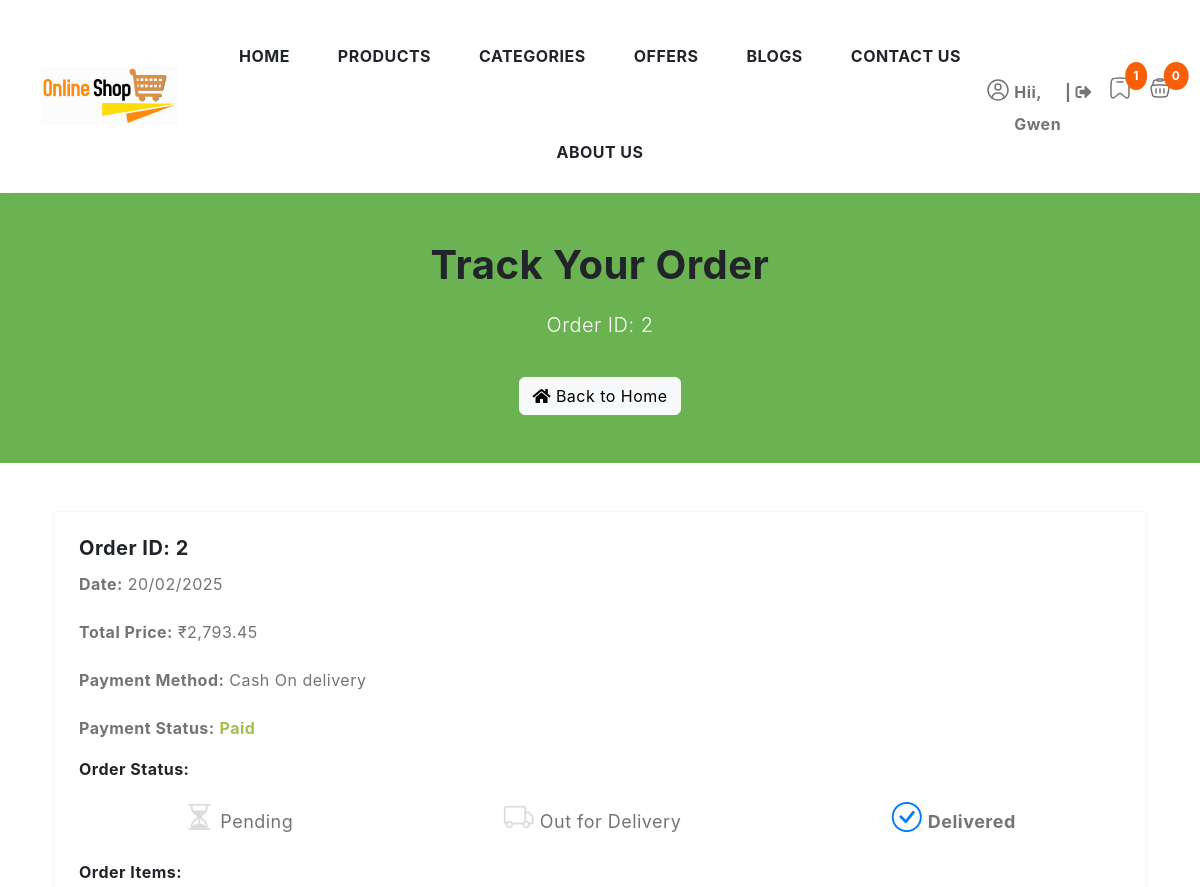
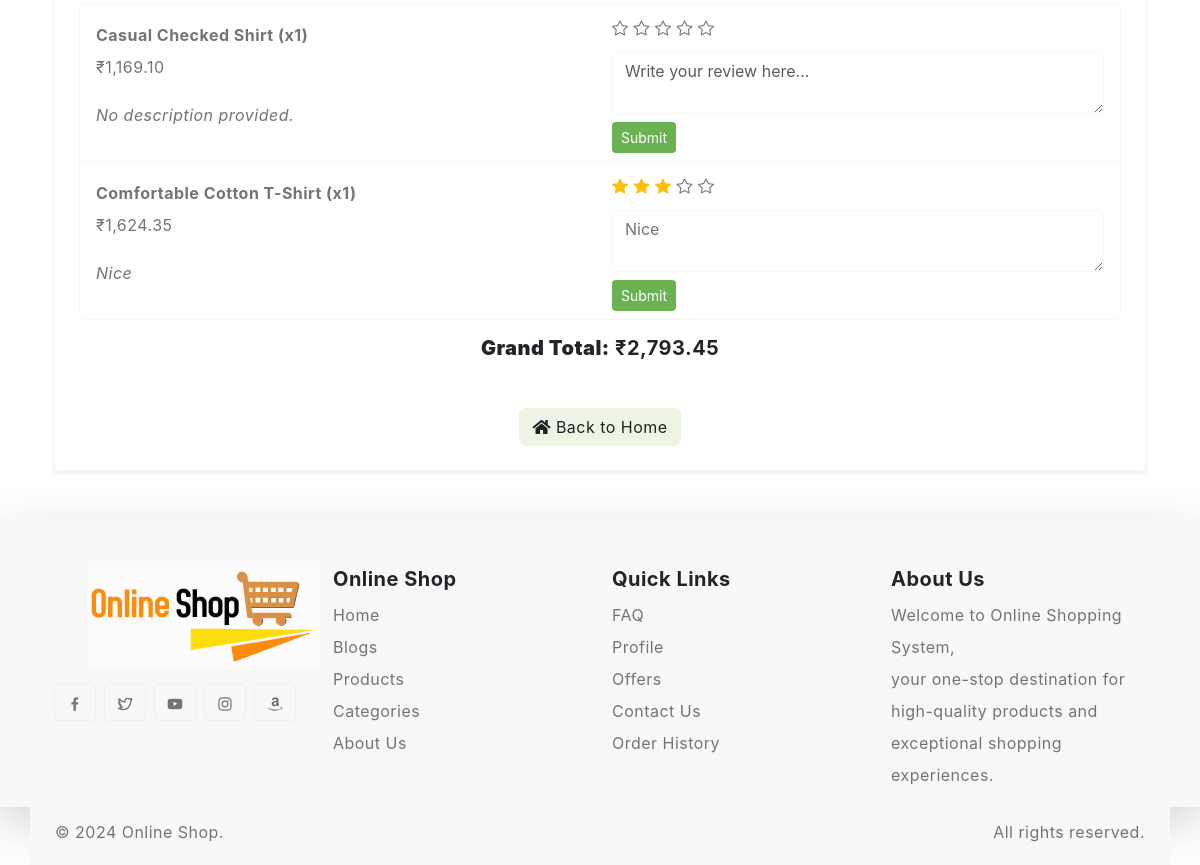
The page /order-track.php?order_id=2 (signed in) on the database its author committed (2 pictures, top to bottom).
### tables this page shows
CREATE TABLE `tbl_orders` (
  `order_id` int(11) NOT NULL,
  `customer_id` int(11) NOT NULL,
  `order_date` datetime DEFAULT current_timestamp(),
  `order_status` text DEFAULT '1',
  `total_price` decimal(10,2) NOT NULL,
  `shipping_address` varchar(255) DEFAULT NULL,
  `payment_method` int(11) DEFAULT 1,
  `payment_status` int(11) DEFAULT 1,
  `created_at` datetime DEFAULT current_timestamp(),
  `updated_at` datetime DEFAULT current_timestamp() ON UPDATE current_timestamp()
);

CREATE TABLE `tbl_order_items` (
  `order_item_id` int(11) NOT NULL,
  `order_id` int(11) NOT NULL,
  `product_id` int(11) NOT NULL,
  `quantity` int(11) NOT NULL,
  `price` decimal(10,2) NOT NULL,
  `created_at` timestamp NOT NULL DEFAULT current_timestamp()
);

CREATE TABLE `tbl_product` (
  `product_id` int(11) NOT NULL,
  `product_name` varchar(255) NOT NULL,
  `product_description` text DEFAULT NULL,
  `product_image` varchar(255) NOT NULL,
  `product_price` decimal(10,2) DEFAULT NULL,
  `product_stock` int(11) DEFAULT 0,
  `product_dis` varchar(255) DEFAULT NULL,
  `product_dis_value` decimal(10,2) DEFAULT NULL,
  `product_status` int(11) DEFAULT 1,
  `category_id` int(11) NOT NULL,
  `created_at` timestamp NOT NULL DEFAULT current_timestamp()
);

### order-track.php (the view, shortened to what this page needs)
<?php
include "config/connection.php";
include("component/header.php");
$customer_id = $_SESSION['customer_id'];
$order = null;
if (isset($_GET['order_id'])) {
    $order_id = mysqli_real_escape_string($conn, $_GET['order_id']);
    $order_query = "SELECT * FROM tbl_orders WHERE order_id = ? AND customer_id = ?";
    $stmt = $conn->prepare($order_query);
    $stmt->bind_param("ii", $order_id, $customer_id);
    $stmt->execute();
    $order_result = $stmt->get_result();
    if ($order_result->num_rows > 0) {
        $order = $order_result->fetch_assoc();
        $order_date = date("d/m/Y", strtotime($order['order_date']));
        $total_price = number_format($order['total_price'], 2);
        $payment_method = $order['payment_method'];
        $payment_status = $order['payment_status'];
        $order_status = (int)$order['order_status'];
    } else {
        $error_message = "No order found with that ID.";
    }
} else {
    $error_message = "Please provide a valid Order ID.";
}
?>
<div class="content-wrapper">
    <section class="hero-section text-center py-5 bg-primary text-white">
        <h1 class="font-weight-bold mb-3">Track Your Order</h1>
        <p class="lead">Order ID: <?= isset($order_id) ? htmlspecialchars($order_id) : 'Not Found' ?></p>
        <a href="order-history.php" class="btn btn-light mt-3"> <i class="fas fa-home "></i> Back to Home</a>
    </section>
    <section class="order-track-section py-5">
        <div class="container">
            <div class="row">
                <div class="col-md-12">
                    <?php
                    if ($order) {
                    ?>
                        <div class="order-card p-4 border shadow-sm">
                            <h5>Order ID: <?= htmlspecialchars($order_id) ?></h5>
                            <p><strong>Date:</strong> <?= $order_date ?></p>
                            <p><strong>Total Price:</strong> ₹<?= $total_price ?></p>
                            <p><strong>Payment Method:</strong> <?= ucfirst($payment_method) == 1 ? "Cash On delivery" : "Online" ?></p>
                            <p><strong>Payment Status:</strong> <?= ucfirst($payment_status) == 0 ? "<span class='text-success fw-bold'>Paid</span>" : "<span class='text-danger fw-bold'>Unpaid</span>" ?></p>
                            <h6>Order Status:</h6>
                            <div class="order-status-map">
                                <ul class="list-unstyled d-flex justify-content-around">
                                    <li class="status-step <?= $order_status == 1 ? 'active' : ''; ?>">
                                        <i class="bi bi-hourglass-split"></i>
                                        <span>Pending</span>
                                    </li>
                                    <li class="status-step <?= $order_status == 2 ? 'active' : ''; ?>">
                                        <i class="bi bi-truck"></i>
                                        <span>Out for Delivery</span>
                                    </li>
                                    <li class="status-step <?= $order_status == 3 ? 'active' : ''; ?>">
                                        <i class="bi bi-check-circle"></i>
                                        <span>Delivered</span>
                                    </li>
                                </ul>
                            </div>
                            <h6>Order Items:</h6>
                            <ul class="list-group mb-3">
                                <?php
                                $grand_total = 0;
                                $item_query = "SELECT oi.*, p.*,
                   (SELECT rating FROM tbl_ratings WHERE product_id = oi.product_id AND order_id = oi.order_id AND customer_id = ?) AS user_rating,
                   (SELECT description FROM tbl_ratings WHERE product_id = oi.product_id AND order_id = oi.order_id AND customer_id = ?) AS user_description
                   FROM tbl_order_items oi
                   JOIN tbl_product p ON oi.product_id = p.product_id
                   WHERE oi.order_id = ?";
                                $item_stmt = $conn->prepare($item_query);
                                $item_stmt->bind_param("iii", $customer_id, $customer_id, $order_id);
                                $item_stmt->execute();
                                $item_result = $item_stmt->get_result();
                                while ($item = $item_result->fetch_assoc()) {
                                    $product_name = htmlspecialchars($item['product_name']);
                                    $quantity = $item['quantity'];
                                    $total_item_price = number_format($item['quantity'] * ($item['product_price'] - $item['product_dis_value']), 2);
                                    $grand_total += ($item['quantity'] * ($item['product_price'] - $item['product_dis_value']));
                                    $user_rating = $item['user_rating'] ?? 0;
                                    $user_description = htmlspecialchars($item['user_description'] ?? 'No description provided.');
                                ?>
                                    <li class="list-group-item">
                                        <div class="row d-flex justify-content-between align-items-center">
                                            <div class="col-6">
                                                <strong><?= $product_name ?> (x<?= $quantity ?>)</strong>
                                                <p>₹<?= $total_item_price ?></p>
                                                <p><em><?= $user_description ?></em></p>
                                            </div>
                                            <div class="col-6">
                                                <form class="rating-form" data-product-id="<?= $item['product_id'] ?>" data-order-id="<?= $order_id ?>">
                                                    <div class="rating-stars">
                                                        <?php for ($i = 1; $i <= 5; $i++) : ?>
                                                            <i class="bi <?= $i <= $user_rating ? 'bi-star-fill text-warning' : 'bi-star'; ?>" data-rating="<?= $i ?>"></i>
                                                        <?php endfor; ?>
                                                    </div>
                                                    <textarea class="form-control mt-2" name="description" placeholder="Write your review here..."><?= htmlspecialchars($item['user_description'] ?? '') ?></textarea>
                                                    <button type="button" class="btn btn-primary btn-sm mt-2 save-rating">Submit</button>
                                                </form>
                                            </div>
                                        </div>
                                    </li>
                                <?php } ?>
                            </ul>
                            <div class="d-flex justify-content-center align-items-center">
                                <h5 class="text-right"><strong>Grand Total:</strong> ₹<?= number_format($grand_total, 2) ?></h5>
                            </div>
                            <div class="text-center mt-4">
                                <a href="index.php" class="btn btn- btn-success mt-3"> <i class="fas fa-home "></i> Back to Home</a>
                            </div>
                        </div>
                    <?php
                    }
                    ?>
                </div>
            </div>
        </div>
    </section>
</div>
<link href="https://cdn.jsdelivr.net/npm/bootstrap-icons/font/bootstrap-icons.css" rel="stylesheet">
<?php include("component/footer.php"); ?>

### style.css (style rules this page uses)
body { --heading-font : "Inter", sans-serif; --bs-link-color: #333; --bs-link-hover-color:#333; --bs-link-color-rgb: 40,40,40; --bs-link-hover-color-rgb: 0,0,0; --bs-light-rgb: 248, 248, 248; --bs-font-sans-serif: "Inter", sans-serif; --bs-body-font-family: var(--bs-font-sans-serif); --bs-body-font-size: 1rem; --bs-body-font-weight: 400; --bs-body-line-height: 2; --bs-body-color: #747474; --bs-primary: #6BB252; --bs-primary-rgb: 107, 178, 82; --bs-secondary: #364127; --bs-secondary-rgb: 54, 65, 39; --bs-danger: #F95F09; --bs-danger-rgb: 249, 95, 9; --bs-success: #a3be4c; --bs-success-rgb: 163, 190, 76; --bs-primary-bg-subtle: #FFF9EB; --bs-success-bg-subtle: #eef5e5; --bs-border-color: #F7F7F7; }
.btn-primary { --bs-btn-color: #fff; --bs-btn-bg: var(--bs-primary); --bs-btn-border-color: transparent; --bs-btn-hover-color: #fff; --bs-btn-hover-bg: #f7a422; --bs-btn-hover-border-color: transparent; --bs-btn-focus-shadow-rgb: 49,132,253; --bs-btn-active-color: #fff; --bs-btn-active-bg: var(--bs-primary); --bs-btn-active-border-color: transparent; --bs-btn-active-shadow: inset 0 3px 5px rgba(0, 0, 0, 0.125); --bs-btn-disabled-color: #fff; --bs-btn-disabled-bg: #d3d7dd; --bs-btn-disabled-border-color: transparent; }
.btn-success { --bs-btn-color: #222; --bs-btn-bg: #EEF5E4; --bs-btn-border-color: #EEF5E4; --bs-btn-hover-color: #222; --bs-btn-hover-bg: #9de3c2; --bs-btn-hover-border-color: #9de3c2; --bs-btn-focus-shadow-rgb: 60,153,110; --bs-btn-active-color: #222; --bs-btn-active-bg: #9de3c2; --bs-btn-active-border-color: #9de3c2; --bs-btn-active-shadow: inset 0 3px 5px rgba(0, 0, 0, 0.125); --bs-btn-disabled-color: #222; --bs-btn-disabled-bg: #EEF5E4; --bs-btn-disabled-border-color: #EEF5E4; }
body { letter-spacing: 0.03em; }
h1,h2,h3,h4,h5,h6 { font-family: var(--heading-font); color: var(--bs-dark); font-weight: 700; }
.container, .container-fluid, .container-lg, .container-md, .container-sm, .container-xl, .container-xxl { --bs-gutter-x: 3rem; }

### order-track.php (style rules this page uses)
.order-status-map ul { display: flex; justify-content: space-between; padding: 0; }
.status-step { text-align: center; font-size: 18px; }
.status-step i { font-size: 30px; color: #ddd; }
.status-step.active i { color: #007bff; }
.status-step.active span { font-weight: bold; }

### rows shown on the page
tbl_orders: order_date "20/02/2025", total_price "2,793.45"
tbl_order_items: product.product_name "Casual Checked Shirt", quantity "1", quantity.product_dis_value "1,169.10", user_description "No description provided."
tbl_order_items: product.product_name "Comfortable Cotton T-Shirt", quantity "1", quantity.product_dis_value "1,624.35", user_description "Nice", description "Nice"

### other values the page prints
substr(strip_tags(($username)),0,5) "Gwen"
count($wishlistItems) "1"
count($cartItems) "0"
$order_id "2"
$grand_total "2,793.45"
